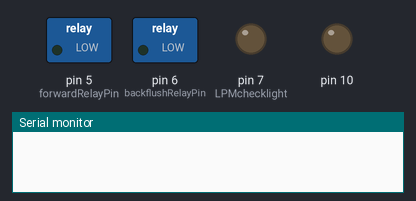
Simulated run of this sketch. Board: Arduino Uno, built with avr-gcc and run on an emulated ATmega328P. Parts: switched loads named in the sketch (green lamp = pin HIGH), output pins drawn as LEDs (lit = HIGH), the last lines printed to the serial monitor. The local clock reads 2024-03-15 10:24:30 at power-on unless the sketch sets it; storage starts empty; raw I2C reads return 0.

Above: at 0.1 s.
At 3.1 s:
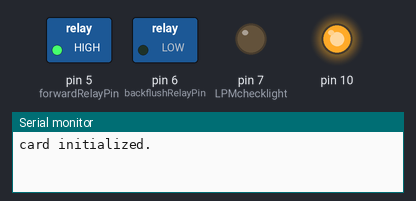
At 56.6 s:
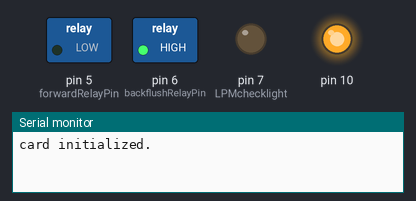
Timing chart, 0 to 66.8 s (numbered marks = the images above):
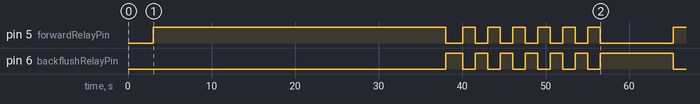

The sketch:

Sawyer_datalogger_2019_6_filters.ino
```cpp
/**
* This code is designed to be run on an Arduino Uno with an Adafruit datalogger shield.
* To work properly it should be connected to 4 other, sensor-polling Arudinos via I2C,
* to the forward pump relay via pin 3 and to the backflush relay via pin 4. This will run the
* forward pump for 59 minutes out of the hour and record data on the SD card once per minute.
* Then it wil backflush the system for a minute and record data once per second. This data will
* be inflated by 1000 in order to cast it to an int with precision and then be able to add it to
* the string printed on the SD card. This should be corrected by dividing the output by 1000.
*/


// adjusts how long system backflushes for (in seconds)
int backflushDuration = 10;

// see documentation on unions... allows data to be represented in two ways
union FloatData { //should allow us to access the same data as either a float or an
  byte bytes[4];  //array of 4 bytes, which will allow us to send the floats one byte
  uint32_t fvalue;   //at a time.
} value;

// libraries aka extra code required to call certain functions
// ex: time and wire libraries are needed
// see documentation on what are libraries

//#include <DS1307RTC.h>
#include <SD.h>
#include <Wire.h>
#include <RTClib.h>
#include <TimeLib.h>
#include <SPI.h>

// initializes SD chip
const int chipSelect = 10; // required by SD library

// initialize variables to be used throughout code
int currentMin; // These are used in the control code to keep track of when
int prevMin;    // to pump in which direction.
int currentSec;
int prevSec;
int secCounter = 0;
boolean LPMcheck = false;

// more variables... these will be used in setup
int numMicros = 4; // number of sensor-polling micros
int filtersPerMicro = 6;
int microI2CAdresses[] = {9 , 10 , 11, 12}; // MAKE SURE EACH MICRO HAS ONE OF THESE ADDRESSES
                                            // AND THAT NONE ARE REPEATED
int forwardRelayPin = 5;
int backflushRelayPin = 6;
int LPMchecklight = 7;


String dataToWrite;


#define numBytesRequested (2 * filtersPerMicro * 2) // Two sensors per filter * six filters per micro * 2 bytes
DateTime tNow;
RTC_DS1307 rtc;

void setup() {
    // delay needed to allow full boot? rtc.begin is buggy without delay
    delay(3000);
    // rtc.begin starts real time clock
    rtc.begin();
    Serial.begin(9600);
    // sets digital pins on arduino to variable values
    // see board layout schematics online
    pinMode(10, OUTPUT);
    pinMode(forwardRelayPin, OUTPUT);
    pinMode(backflushRelayPin, OUTPUT);
    pinMode(LPMchecklight, OUTPUT);
    digitalWrite(10, HIGH);
    // checks if SD card is in
    if (!SD.begin(chipSelect))
    {
        Serial.println("Card failed, or not present");
        // don't do anything more:
        return;
    }
    Serial.println("card initialized.");
    // creates an excel sheet (comma seperated values for each cell entry)
    char filename[] = "DATALOG.CSV";
    File logfile = SD.open(filename, FILE_WRITE);
    if (! logfile)
    {
        Serial.println("couldnt create file");
    }
    logfile.close();
    // bug with Wire library requires it to be called a couple times...
    // this is a hack-around fix... should just be one call to begin
    Wire.begin();
    Wire.begin();
    Wire.begin();
    Wire.begin();
    if (! (rtc.begin()))
    {
        Serial.println("RTC failed");
    }
    currentMin = tNow.minute();
    prevMin = currentMin;

    /***You may need to use this line the first time you run***/

  //  rtc.adjust(DateTime(__DATE__, __TIME__)); // Used to set RTCC to complile time
    // adjust below to correct date and time when re-uploading or re-starting system
  //  rtc.set(now());

    // initializes pump controls, turning forward on and backflush off
    // LPM checklight is initialized at low... this is for LPM functionality
    // as defined in the project reports (flow cannot be below 1 LPM)
    digitalWrite(forwardRelayPin, HIGH);
    digitalWrite(backflushRelayPin, LOW);
    digitalWrite(LPMchecklight, LOW);
}

// loops infinitely, only breaking out for function calls
void loop() {
  dataToWrite = "";
  while(currentMin == prevMin)
  {
    tNow = rtc.now();
    currentMin = tNow.minute();
    delay(5000);
  }

//  recordData();   // records data every minute
  prevMin = currentMin;

// records data at specific intervals.
if ((currentMin == 4 || currentMin == 9 || currentMin == 14 || currentMin == 19|| currentMin == 24 || currentMin == 29 || currentMin == 34|| currentMin == 39 || currentMin == 44 || currentMin == 49|| currentMin == 54 || currentMin == 59) && (true)) {
    recordData();
    }

  // adjust when backflush occurs... this logic can be changed relatively easily
  // could be used to backflush at any interval of time

   if (currentMin == 0 || currentMin == 5 || currentMin == 10 || currentMin == 15|| currentMin == 20 || currentMin == 25 || currentMin == 30|| currentMin == 35 || currentMin == 40 || currentMin == 45|| currentMin == 50 || currentMin == 55) {
    backFlush();
  }

  // for some reason data was not being recorded without conditional logic
  // another hack-around...
//  if (true) {
//    recordData();
//  }
}

/*
Creates a string with the micro address, the time, the pressure and flow of each filter
in turn. This string is then written to datalog.csv
*/
void recordData() {
    FloatData value;
    dataToWrite = "";
    LPMcheck = false;
    // runs loop for each slave chip gathering its data
//    for(int i = 0; i < numMicros; i++)
//    {
      // polls real time clock for time
      tNow = rtc.now();
      dataToWrite.concat(String(microI2CAdresses[1]));
      dataToWrite.concat(",");
      dataToWrite.concat(String(tNow.month()));
      dataToWrite.concat('/');
      dataToWrite.concat(String(tNow.day()));
      dataToWrite.concat('/');
      dataToWrite.concat(String(tNow.year()));
      dataToWrite.concat(" ");
      dataToWrite.concat(String(tNow.hour()));
      dataToWrite.concat(':');
      dataToWrite.concat(String(tNow.minute()));
      dataToWrite.concat(':');
      dataToWrite.concat(String(tNow.second()));

      // makes request to micro at address specified by value at i index
      // in the micro_addresses array. 24 bytes are requested
      // see wire communication master/slave documentation at arduino.com
      Wire.requestFrom(microI2CAdresses[1], numBytesRequested);
      while(Wire.available())
        {
          // data for pressure and flow and written as float values
          // which are also read as 4 bytes (see union comment at top of code)
          // only data from last two bytes is required as two bytes hold values
          // 0 through 256*256... using any more bytes causes failure
          // as wire cannot send more than 32 bytes apparently...
          // 4 slaves * 6 sensors each == 24
            dataToWrite.concat(",");
          for(int i = 0; i < 2; i++) {
              value.bytes[i] = Wire.read();
         }

      // this logic was created to track flow rate of filters...
      // if flow rate drops below roughly 1LPM in any filter,
      // the output pin for LPMchecklight will be placed at 5V
      // this should light an LED
      int tempValue = (int) ((value.bytes[0])+ value.bytes[1]*255);
 //       if (tempValue < 22 && LPMcheck) {
 //         digitalWrite(LPMchecklight, HIGH);
 //       }

      // casts int value to a string so it can be added
      // to dataToWrite variable
      String tempString = String(tempValue);
      dataToWrite.concat(tempString);
      LPMcheck = true;
    }
//    dataToWrite.concat("\n");

    // dont know why this logic is here... should be able to just put this
    // all outside the for loop. Leaving it here in case there was a reason
    // the prior class wrote it.

 //   if (i == (numMicros - 1)) {

//      SD.remove("datalog.csv");   // gets rid of the file before creating it fresh

      File dataFile = SD.open("datalog.csv", FILE_WRITE);

    // if the file is available, write to it:
    if (dataFile) {
      dataFile.println(dataToWrite);
      dataFile.close();
    }
    // if the file isn't open, pop up an error:
    else {
      Serial.println("non-existent");
    }
//  }
//    }
}

/*
Backflushes for 60 seconds
*/
void backFlush()
{
  tNow = rtc.now();
  prevSec = 0;
  currentSec = prevSec;
  // initializes pump control pins
  // sets backflush pump to on
  digitalWrite(forwardRelayPin, LOW);
  digitalWrite(backflushRelayPin, HIGH);
delay(2000);
   digitalWrite(forwardRelayPin, HIGH);
  digitalWrite(backflushRelayPin, LOW);
delay(1500);
   digitalWrite(forwardRelayPin, LOW);
  digitalWrite(backflushRelayPin, HIGH);
  delay(1500);
   digitalWrite(forwardRelayPin, HIGH);
  digitalWrite(backflushRelayPin, LOW);
delay(1500);
   digitalWrite(forwardRelayPin, LOW);
  digitalWrite(backflushRelayPin, HIGH);
  delay(1500);
   digitalWrite(forwardRelayPin, HIGH);
  digitalWrite(backflushRelayPin, LOW);
delay(1500);
   digitalWrite(forwardRelayPin, LOW);
  digitalWrite(backflushRelayPin, HIGH);
delay(1500);
   digitalWrite(forwardRelayPin, HIGH);
  digitalWrite(backflushRelayPin, LOW);
delay(1500);
   digitalWrite(forwardRelayPin, LOW);
  digitalWrite(backflushRelayPin, HIGH);
  delay(1500);
   digitalWrite(forwardRelayPin, HIGH);
  digitalWrite(backflushRelayPin, LOW);
delay(1500);
   digitalWrite(forwardRelayPin, LOW);
  digitalWrite(backflushRelayPin, HIGH);
  delay(1500);
   digitalWrite(forwardRelayPin, HIGH);
  digitalWrite(backflushRelayPin, LOW);
delay(1500);
   digitalWrite(forwardRelayPin, LOW);
  digitalWrite(backflushRelayPin, HIGH);

  secCounter = 0;

  // loops for duration of backflushDuration
  while(secCounter < backflushDuration) {
   while(currentSec == prevSec) {
    tNow = rtc.now();
    currentSec = tNow.second();
    delay(300);
  }
  prevSec = currentSec;

  secCounter++;
  }

  // once loop has executed for the time specified in backFlush duration
  // resets the forward and backflush pins
  digitalWrite(forwardRelayPin, HIGH);
  digitalWrite(backflushRelayPin, LOW);
}
```

Measured:
- by itself, pin 5 (forwardRelayPin): goes LOW 2.0 s, 5 × (HIGH 1.5 s, LOW 1.5 s), HIGH 1.5 s, LOW 8.7 s, then HIGH
- by itself, pin 6 (backflushRelayPin): goes HIGH 2.0 s, 5 × (LOW 1.5 s, HIGH 1.5 s), LOW 1.5 s, HIGH 8.7 s, then LOW
